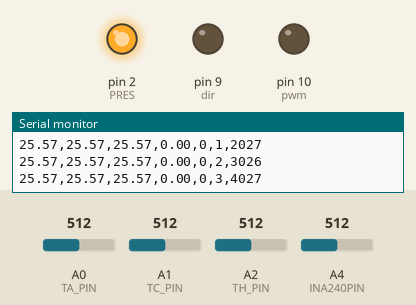
Simulated run of this sketch. Board: Arduino Uno, built with avr-gcc and run on an emulated ATmega328P. Shown: output pins drawn as LEDs (lit = HIGH), the last lines printed to the serial monitor. Inputs (shaded band) come from the test bench; at power-on: A0 (TA_PIN) = 512, A1 (TC_PIN) = 512, A2 (TH_PIN) = 512, A4 (INA240PIN) = 512.

Above: at 5.0 s.
At 15.0 s:
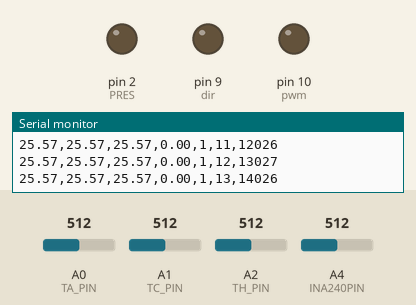
Timing chart, 0 to 26.0 s (numbered marks = the images above):
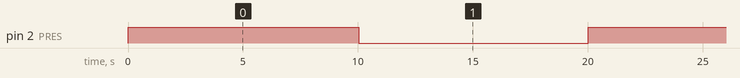

Measured:
- by itself, pin 2 (PRES): alternates HIGH for 10.0 s and LOW for 10.0 s

The sketch:

PRES_test.ino
```cpp
#include <Arduino.h>
#include <PWM.h>
#include <string.h>
#include <pgmspace.h>
#include <PID_v1.h>

int TA_PIN = A0;
int TC_PIN = A1;
int TH_PIN = A2;

#define NUMSAMPLES_VREF 50
#define INA240PIN A4
#define R_SENSE 0.005
#define GAIN 50

uint8_t pwm = 10; // pin 10 as pwm
int32_t frequency = 20000; // 20kHz
uint8_t dir = 9;  // pin 9 as dir

float VREF; //reference reading for INA240
float vRead; //reading from INA240 measurements
float vSense; //sensed voltage
float iSense; // sensed current

float TA;
float TC;
float TH;


int N_TIMER = 0;
// timer2 maxes out at 10ms. If I want a second between each interrupt then I gotta wait for 100 interrupts
int N_INTERRUPTS = 100;
int voltDex = 0;

unsigned long previousMillis = 0;  // will store last time measurement was recorded

// constants won't change:
const long interval = 1000;  // interval at which to record (milliseconds)

// Power Resistor Test
uint8_t PRES = 2; // pin 7 for power resistor switch
// already have a timer for one second intervals -> just count 5 of them
int N_POWER_ON = 10;
int N_POWER_OFF = 20;
int power_counter = 0;
bool isPowered = false;


float voltageReader(int num_samples, uint8_t ref_pin, bool isRaw) {

  float average = 0;

  for (int i=0; i < num_samples; i++) {
    average += analogRead(ref_pin);
  }

  average /= num_samples;
  if (isRaw)
  {
    return average;
  }
  else
  {
    return average * (5.0 / 1023.0);
  }
}

float tempReader(int num_samples, uint8_t ref_pin, bool isKelvin) {
  int THERMISTORNOMINAL = 15000;
  // temp. for nominal resistance (almost always 25 C)
  int TEMPERATURENOMINAL = 25;
// the value of the 'reference' resistor
// Measured across ohmeter
  int SERIESRESISTOR = 14600;
  float BCOEFFICIENT = 3916.06;
  float average = 0;

  for (int i=0; i < num_samples; i++) {
    average += analogRead(ref_pin);
  }

  average /= num_samples;
  // Convert to resistance
  average = 1023 / average - 1;
  average = SERIESRESISTOR / average;
  float steinhart;
  steinhart = average / THERMISTORNOMINAL;     // (R/Ro)
  steinhart = log(steinhart);                  // ln(R/Ro)
  steinhart /= BCOEFFICIENT;                   // 1/B * ln(R/Ro)
  steinhart += 1.0 / (TEMPERATURENOMINAL + 273.15); // + (1/To)
  steinhart = 1.0 / steinhart;                 // Invert

  if (isKelvin)
  {
    return steinhart; //in K
  }
  else
  {
    return steinhart -= 273.15; // in C
  }

}

void setup(){
  Serial.begin(115200);
  // PWM Pin Init
  InitTimersSafe();

  bool success_pwm = SetPinFrequencySafe(pwm, frequency);

  if(success_pwm) {
    pinMode(pwm,OUTPUT); //declare pin pwm as OUTPUT
  }

  pinMode(dir,OUTPUT); //declare pin dir as OUTPUT
  pinMode(PRES, OUTPUT); // declare pin PRES as OUTPUT
  digitalWrite(PRES, HIGH);
  // INA240 init
  analogReference(EXTERNAL);

  pwmWrite(pwm, 0);
  // raw value
  VREF = voltageReader(NUMSAMPLES_VREF, INA240PIN, false);

  Serial.print(F("Average V_ref "));
  Serial.println(VREF);

  Serial.println(F("PowerRes Test Beginning"));
  Serial.println(F(">T_ambient, >T_cold, >T_hot, isOn, >power_dex, timestamp (millis)"));
  delay(0);

}


void loop() {

  unsigned long currentMillis = millis();
  unsigned long powerMillis = millis();

  if (currentMillis - previousMillis >= interval) {
    previousMillis = currentMillis;
    TA = tempReader(NUMSAMPLES_VREF, TA_PIN, false);
    TC = tempReader(NUMSAMPLES_VREF, TC_PIN, false);
    TH = tempReader(NUMSAMPLES_VREF, TH_PIN, false);
    vRead = voltageReader(NUMSAMPLES_VREF, INA240PIN, false);
    iSense = ((vRead - VREF) / (GAIN)) / R_SENSE;

    Serial.print(TA);
    Serial.print(F(","));
    Serial.print(TC);
    Serial.print(F(","));
    Serial.print(TH);
    Serial.print(F(","));
    Serial.print(iSense);
    Serial.print(F(","));
    Serial.print(isPowered);
    Serial.print(F(","));
    Serial.print(power_counter);
    Serial.print(F(","));
    Serial.println(millis());

    power_counter+=1;
  }

  if (power_counter >= N_POWER_ON && power_counter < N_POWER_OFF) {
    digitalWrite(PRES, LOW);
    isPowered = true;
  }

  if (power_counter == N_POWER_OFF){
    digitalWrite(PRES, HIGH);
    power_counter = 0;
    isPowered = false;
  }

}
```
